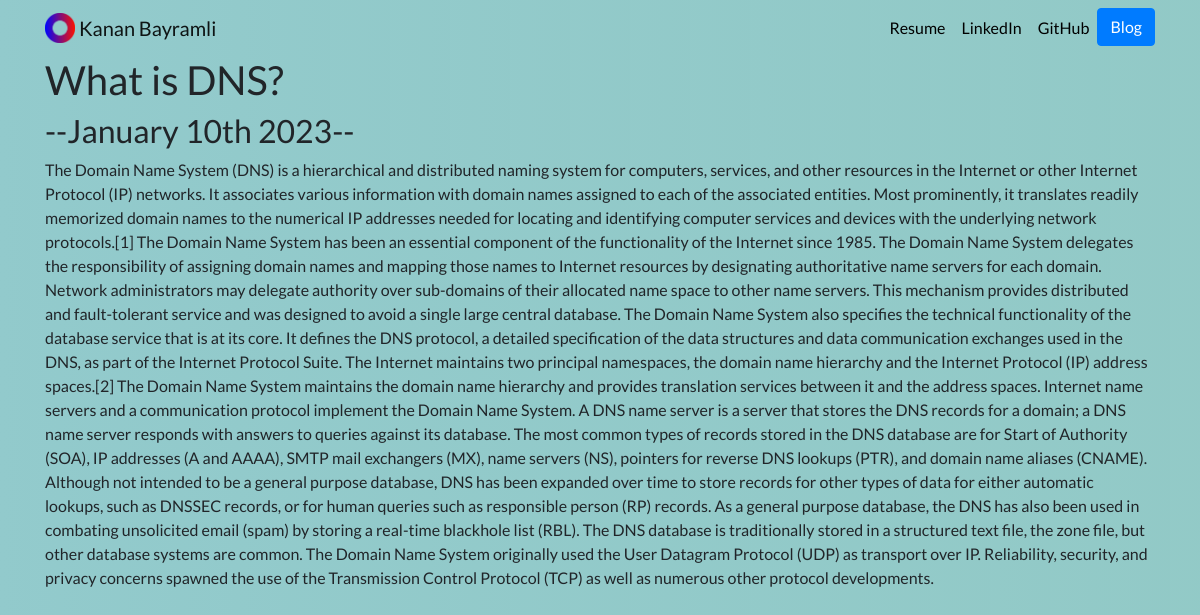
Page /blog/1/ on the committed database.
### blog/models.py (models this page shows, shortened)
class Blog(models.Model):
    title = models.CharField(max_length=200)
    description = models.TextField()
    date = models.DateField()

### blog/views.py (the view)
# urls.py: path('<int:blog_id>/', views.detail, name='detail'),
def detail(request, blog_id):
    blog = get_object_or_404(Blog, pk=blog_id)
    return render(request, 'blog/detail.html',{'blog':blog})

### blog/templates/blog/detail.html
{% extends 'portfolio/base.html' %}
{% block content %}
<h1>{{blog.title}}</h1>
<h2>--{{ blog.date|date:'F jS Y' }}--</h2>
{{ blog.description|safe }}
{% endblock %}

### portfolio/static/portfolio/custom.css (style rules this page uses)
body { font-family: 'Lato', sans-serif; }

### portfolio/templates/portfolio/base.html (style rules this page uses)
body { background: rgb(161,150,176); background: linear-gradient(90deg, rgb(146, 202, 204) 0%, rgba(137, 197, 194, 0.92) 100%, rgb(97, 202, 228) 100%); }

### rows in the picture
Blog: title "What is DNS?", date "January 10th 2023", description "The Domain Name System (DNS) is a hierarchical and distributed naming system for computers, services, and other resources in the Internet or other Internet Protocol (IP) networks. It associates various information with domain names assigned to each of the associated entities. Most prominently, it translates readily memorized domain names to the numerical IP addresses needed for locating and identifying computer services and devices with the underlying network protocols.[1] The Domain Name System has been an essential component of the functionality of the Internet since 1985. The Domain Name System delegates the responsibility of assigning domain names and mapping those names to Internet…"
